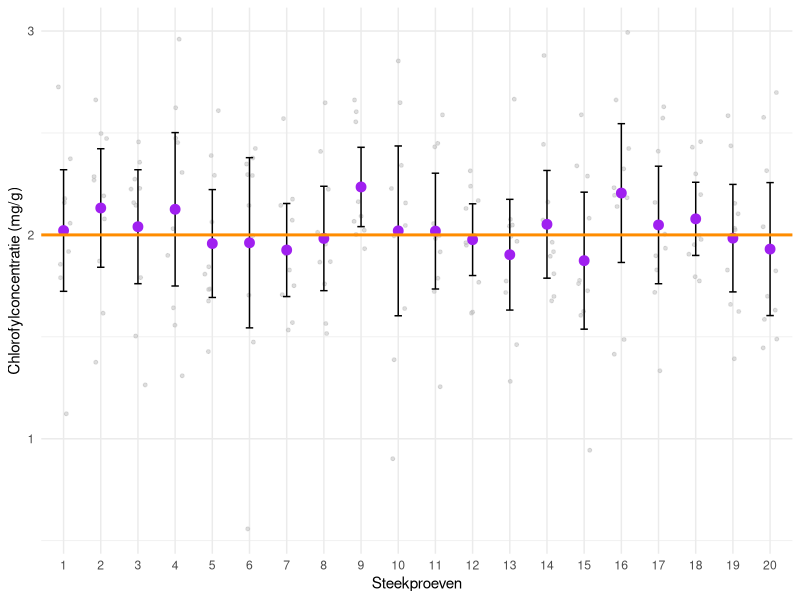
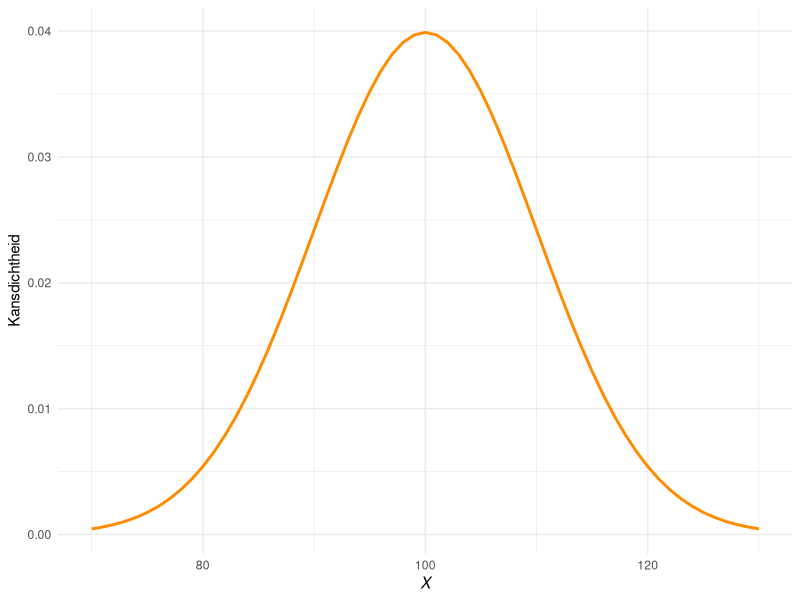
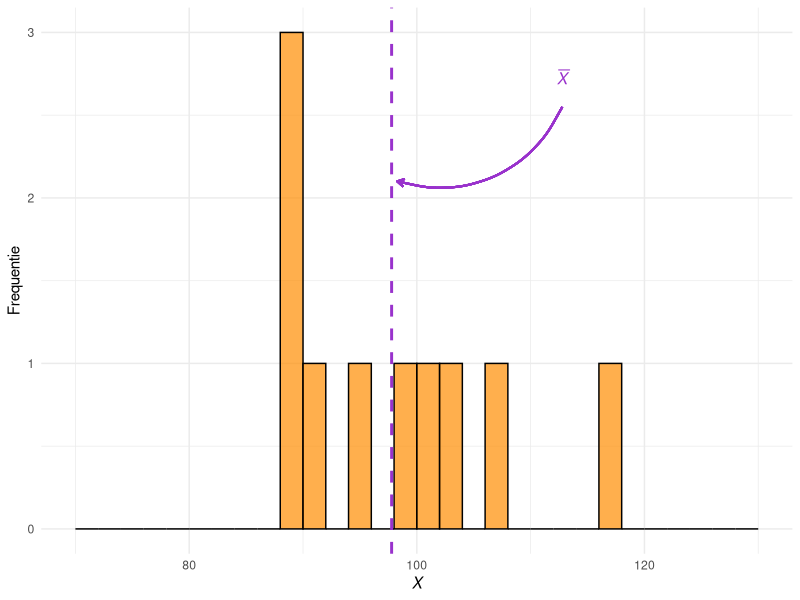
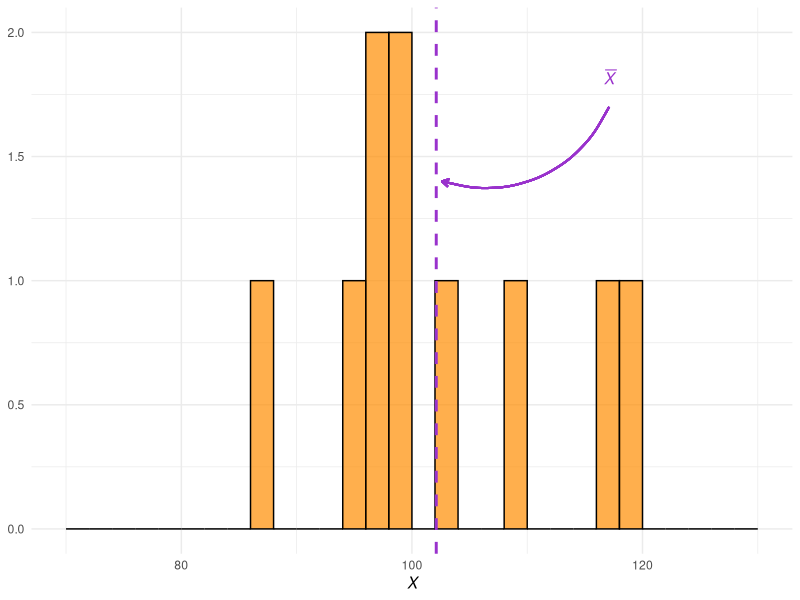
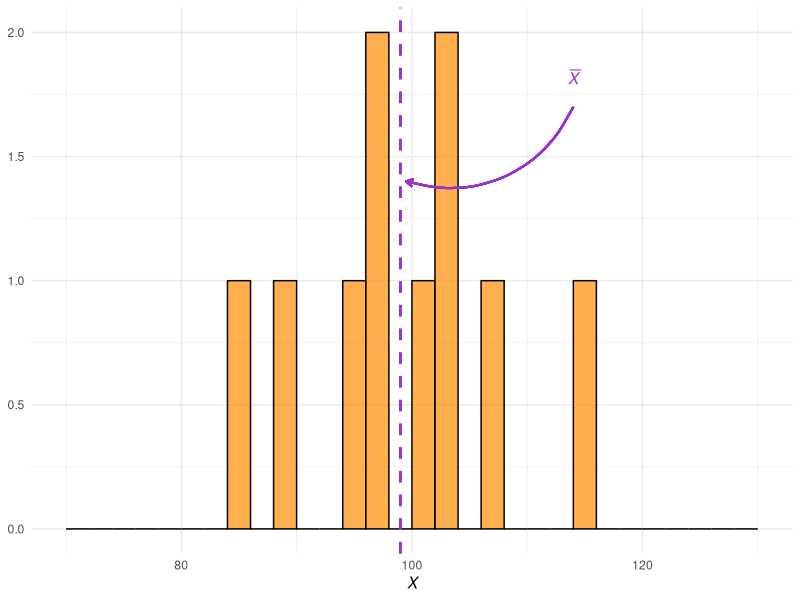
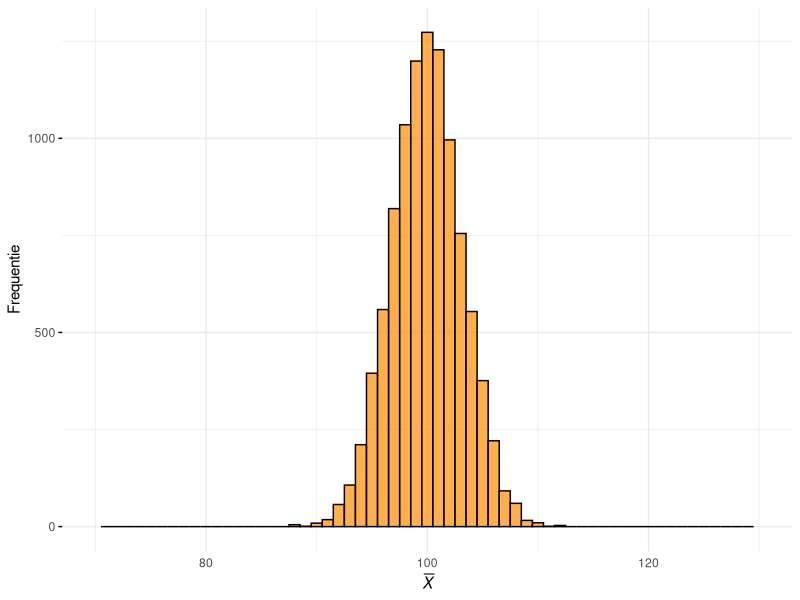
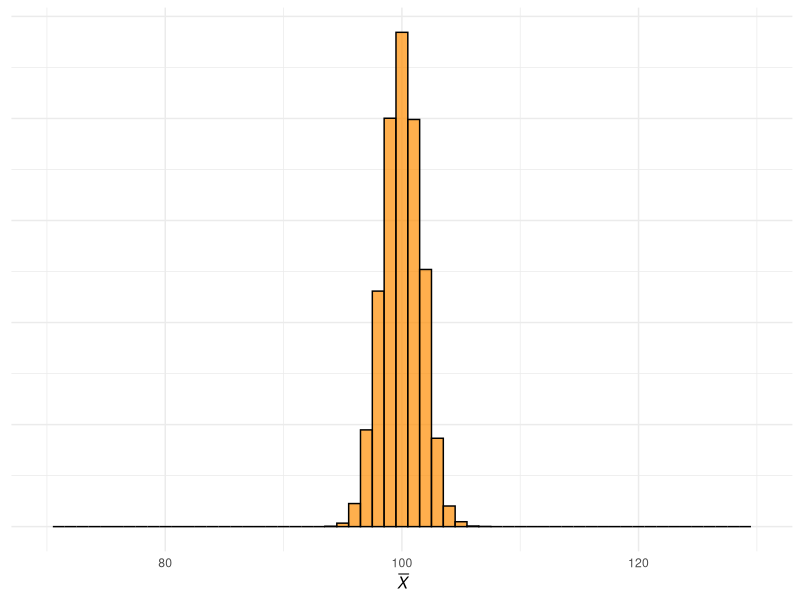
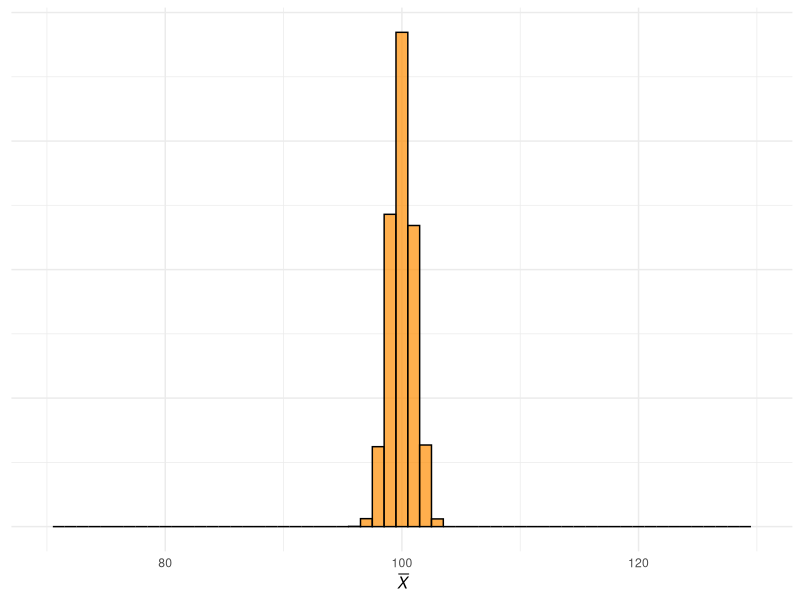

Here is the R script that generated these plots, in order:
## ---- chunk 1
#| code-fold: true
#| warning: false
#| fig-cap: "Illustratie van het concept van een betrouwbaarheidsinterval. Getoond worden de 95%-betrouwbaarheidsintervallen van twintig onderzoekers die hetzelfde onderzoek hebben uitgevoerd om de gemiddelde chlorofylconcentratie te bepalen in de bladeren van tarweplanten. De ruwe datapunten zijn in lichtgrijs weergegeven, en de oranje lijn geeft het ware gemiddelde aan -- de populatieparameter."
#| label: fig-bhi

# Laad ggplot2 indien nodig
if (!("ggplot2" %in% loadedNamespaces())) {
  library(ggplot2)
}

# Parameters voor de populatieverdeling
waar_gemiddelde <- 2.0
waar_sd <- 0.4
aantal_steekproeven <- 20
steekproefgrootte <- 10  # Aantal datapunten per steekproef

# Genereer 20 willekeurige steekproeven
set.seed(125)  # Voor reproduceerbaarheid
steekproeven <- replicate(
  aantal_steekproeven,
  rnorm(steekproefgrootte, mean = waar_gemiddelde, sd = waar_sd),
  simplify = FALSE
)

# Maak een data frame voor de individuele datapunten
datapunten <- data.frame(
  steekproef_id = rep(1:aantal_steekproeven, each = steekproefgrootte),
  waarde = unlist(steekproeven)
)

# Bereken gemiddelden en 95%-betrouwbaarheidsintervallen met t.test()
bhi_data <- data.frame(
  steekproef_id = 1:aantal_steekproeven,
  gemiddelde = sapply(steekproeven, mean),
  ondergrens = sapply(steekproeven, function(x) t.test(x)$conf.int[1]),
  bovengrens = sapply(steekproeven, function(x) t.test(x)$conf.int[2])
)

# Plot de data
ggplot() +
  # Jitterplot voor de individuele datapunten
  geom_jitter(
    data = datapunten,
    aes(x = factor(steekproef_id), y = waarde),
    color = "gray",
    size = 1,
    width = 0.2,
    alpha = 0.5
  ) +
  # Foutbalken voor de betrouwbaarheidsintervallen
  geom_errorbar(
    data = bhi_data,
    aes(x = factor(steekproef_id), ymin = ondergrens, ymax = bovengrens),
    width = 0.2
  ) +
  # Punten voor de steekproefgemiddelden
  geom_point(
    data = bhi_data,
    aes(x = factor(steekproef_id), y = gemiddelde),
    color = "purple",
    size = 3
  ) +
  # Horizontale lijn voor het ware populatiegemiddelde
  geom_hline(
    yintercept = waar_gemiddelde,
    color = "darkorange",
    linetype = "solid",
    size = 1
  ) +
  labs(
    x = "Steekproeven",
    y = "Chlorofylconcentratie (mg/g)",
    title = NULL
  ) +
  theme_minimal() +
  theme(axis.text.x = element_text(angle = 0, hjust = 0.5))
## ---- chunk 2
#| code-fold: true
#| warning: false
#| fig-cap: "Een normaalverdeelde populatie met gemiddelde 100 en standaarddeviatie 10."
#| label: fig-populatie

# Laad ggplot2 indien nodig
if (!("ggplot2" %in% loadedNamespaces())) { 
  library(ggplot2) 
}

# Parameters voor de normale verdeling
mu <- 100                           # Gemiddelde
sigma <- 10                         # Standaarddeviatie
aantal_sd <- 3                      # Aantal standaarddeviaties rond het gemiddelde
xmin <- mu - aantal_sd * sigma
xmax <- mu + aantal_sd * sigma
x_waarden <- seq(xmin, xmax, by = 1)  # Domein voor X
kansdichtheden <- dnorm(
  x_waarden, 
  mean = mu, 
  sd = sigma
)  # Kansdichtheden berekenen

# Maak een dataframe
data <- data.frame(
  x = x_waarden,
  kansdichtheid = kansdichtheden
)

# Plot de normale verdeling
ggplot(data, aes(x = x, y = kansdichtheid)) +
  geom_line(color = "darkorange", size = 1) +  # Lijn voor de curve
  labs(
    x = expression(italic(X)),                # Label voor de x-as
    y = "Kansdichtheid",                      # Label voor de y-as
    title = NULL                              # Geen titel
  ) +
  theme_minimal()                             # Minimalistisch thema
## ---- chunk 3
#| fig-width: 2.5
#| fig-height: 2.5
#| fig-cap: "Histogram van steekproef 1."
#| label: fig-drie-steekproeven-1
#| code-fold: true
#| warning: false

# Controleer of ggplot2 geladen is, en laad indien nodig
if (!("ggplot2" %in% loadedNamespaces())) {
  library(ggplot2)
}

set.seed(130)  # Voor reproduceerbaarheid

# Stel parameters in
steekproef_grootte <- 10
staafbreedte <- 2

# Genereer drie steekproeven van grootte 10
steekproeven <- lapply(
  1:3, 
  function(i) rnorm(steekproef_grootte, mean = mu, sd = sigma)
)

# Bereken steekproefgemiddelden
gemiddelden <- lapply(steekproeven, mean)

# Functie om een histogram te maken
maak_histogram <- function(data, gemiddelde, y_label = NULL) {
  intervallen <- cut(
    data, 
    breaks = seq(xmin, xmax, by = staafbreedte), 
    include.lowest = TRUE
  )
  hoogste <- max(table(intervallen))
  
  ggplot(data.frame(x = data), aes(x = x)) +
    geom_histogram(
      binwidth = staafbreedte,
      boundary = xmin,
      fill = "darkorange",
      alpha = 0.7,
      color = "black",
      size = 0.5
    ) +
    geom_vline(
      xintercept = gemiddelde,
      color = "DarkOrchid",
      linetype = "dashed",
      size = 1
    ) +
    xlim(xmin, xmax) +
    labs(
      x = expression(italic(X)),
      y = y_label
    ) +
    geom_curve(
      aes(
        x = gemiddelde + 1.5 * sigma,
        y = 0.85 * hoogste,
        xend = gemiddelde + sigma / 20,
        yend = 0.7 * hoogste
      ),
      curvature = -0.4,
      arrow = arrow(length = unit(0.2, "cm")),
      color = "DarkOrchid",
      size = 0.7
    ) +
    annotate(
      "text",
      x = gemiddelde + 1.5 * sigma,
      y = 0.85 * hoogste + 0.06 * hoogste,
      label = expression(bar(italic(X))),
      color = "DarkOrchid",
      hjust = 0.5,
      size = 4
    ) +
    theme_minimal() +
    theme(plot.title = element_blank())
}

# Maak histogrammen
histogrammen <- lapply(
  1:3, 
  function(i) maak_histogram(
    steekproeven[[i]], 
    gemiddelden[[i]], 
    if (i == 1) "Frequentie" else NULL
  )
)

# Toon het eerste histogram
histogrammen[[1]]
## ---- chunk 4
#| fig-width: 2.25
#| fig-height: 2.5
#| fig-cap: "Histogram van steekproef 2."
#| label: fig-drie-steekproeven-2
#| code-fold: true
#| warning: false

histogrammen[[2]]

## ---- chunk 5
#| fig-width: 2.25
#| fig-height: 2.5
#| fig-cap: "Histogram van steekproef 3."
#| label: fig-drie-steekproeven-3
#| code-fold: true
#| warning: false

histogrammen[[3]]

## ---- chunk 6
#| code-fold: true
#| warning: false
#| fig-cap: "Verdeling van steekproefgemiddelden bij $n = 10$."
#| label: fig-steekproevenverdeling-1
#| fig-height: 2
#| fig-width: 2.5

# Laad ggplot2 indien nodig
if (!("ggplot2" %in% loadedNamespaces())) { 
  library(ggplot2) 
}

# Parameters instellen
aantal_herhalingen <- 10^4       # Aantal herhalingen
steekproefgroottes <- c(10, 40, 100)  # Steekproefgroottes
staafbreedte <- 1                # Binbreedte voor histogrammen

# Simuleer steekproefgemiddelden
set.seed(42)                     # Voor reproduceerbaarheid
steekproef_gemiddelden <- matrix(nrow = aantal_herhalingen, ncol = length(steekproefgroottes))
for (i in seq_along(steekproefgroottes)) {
  for (j in seq_len(aantal_herhalingen)) {
    steekproef <- rnorm(steekproefgroottes[i], mean = mu, sd = sigma)
    steekproef_gemiddelden[j, i] <- mean(steekproef)
  }
}

# Zet de steekproefgemiddelden om naar een long-formaat data frame
steekproef_gemiddelden <- data.frame(
  waarde = c(
    steekproef_gemiddelden[, 1], 
    steekproef_gemiddelden[, 2], 
    steekproef_gemiddelden[, 3]
  ),
  groep = factor(
    rep(c("n = 10", "n = 40", "n = 100"), each = aantal_herhalingen),
    levels = c("n = 10", "n = 40", "n = 100")
  )
)

# Functie om een histogram te maken
maak_verdelingsplot <- function(data, label, y_as_label) {
  plot <- ggplot(data, aes(x = waarde)) +
    geom_histogram(
      binwidth = staafbreedte, fill = "darkorange", 
      color = "black", alpha = 0.7, size = 0.5
    ) +
    xlim(xmin, xmax) +
    labs(
      x = expression(bar(italic(X))),  # LaTeX-stijl voor X
      title = NULL                    # Titel is de groepslabel
    ) +
    theme_minimal() +
    theme(
      plot.title = element_text(hjust = 0.5, face = "bold"),
      axis.text.y = if (!y_as_label) element_blank() else element_text(),
      axis.ticks.y = if (!y_as_label) element_blank() else element_line()
    )
  
  # Voeg y-label toe indien nodig
  if (y_as_label) {
    plot <- plot + labs(y = "Frequentie")
  } else {
    plot <- plot + labs(y = NULL)
  }
  
  return(plot)
}

# Subsets van de data voor elke groep
data_n10 <- subset(steekproef_gemiddelden, groep == "n = 10")
data_n40 <- subset(steekproef_gemiddelden, groep == "n = 40")
data_n100 <- subset(steekproef_gemiddelden, groep == "n = 100")

# Maak afzonderlijke histogrammen
plot_n10 <- maak_verdelingsplot(data_n10, label = "n = 10", y_as_label = TRUE)
plot_n40 <- maak_verdelingsplot(data_n40, label = "n = 40", y_as_label = FALSE)
plot_n100 <- maak_verdelingsplot(data_n100, label = "n = 100", y_as_label = FALSE)

plot_n10
## ---- chunk 7
#| code-fold: true
#| warning: false
#| fig-cap: "Verdeling van steekproefgemiddelden bij $n = 40$"
#| label: fig-steekproevenverdeling-2
#| fig-height: 2
#| fig-width: 2.25

plot_n40

## ---- chunk 8
#| code-fold: true
#| warning: false
#| fig-cap: "Verdeling van steekproefgemiddelden bij $n = 100$"
#| label: fig-steekproevenverdeling-3
#| fig-height: 2
#| fig-width: 2.25

plot_n100
